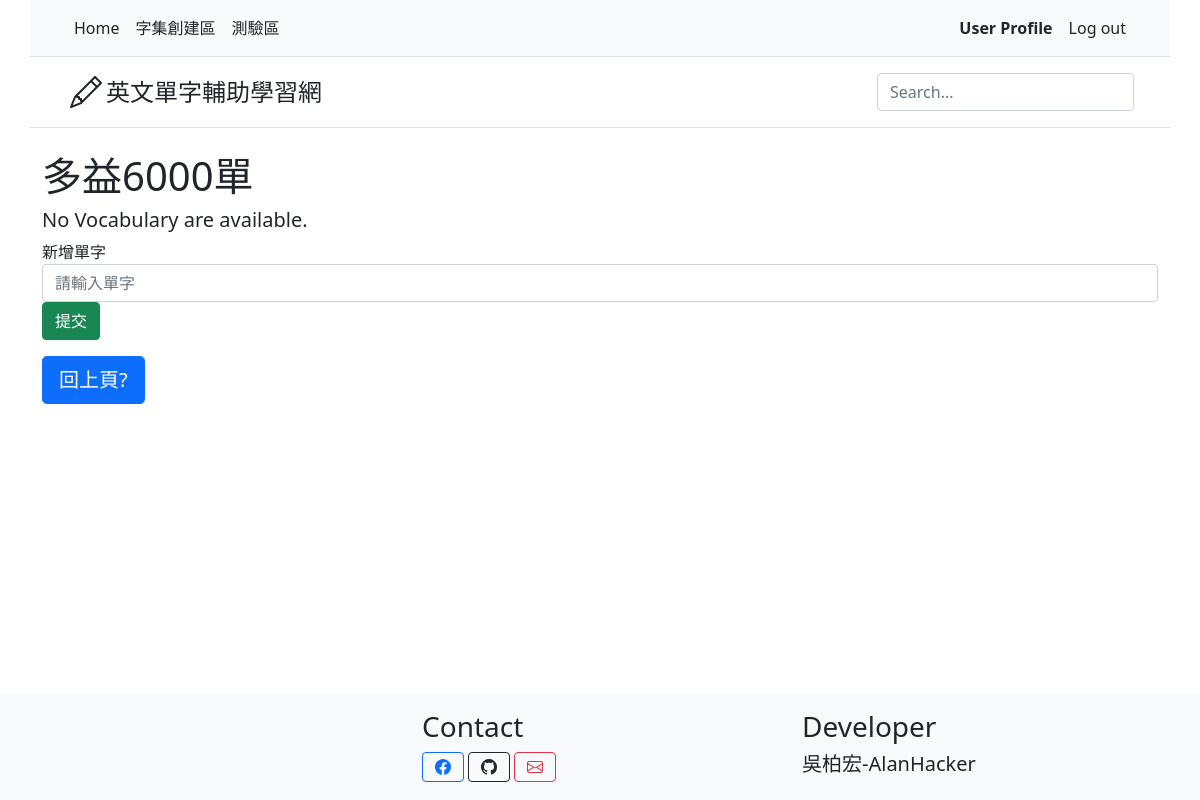
The app's page /words/WordEditor/voc/6/ (signed in), older data.
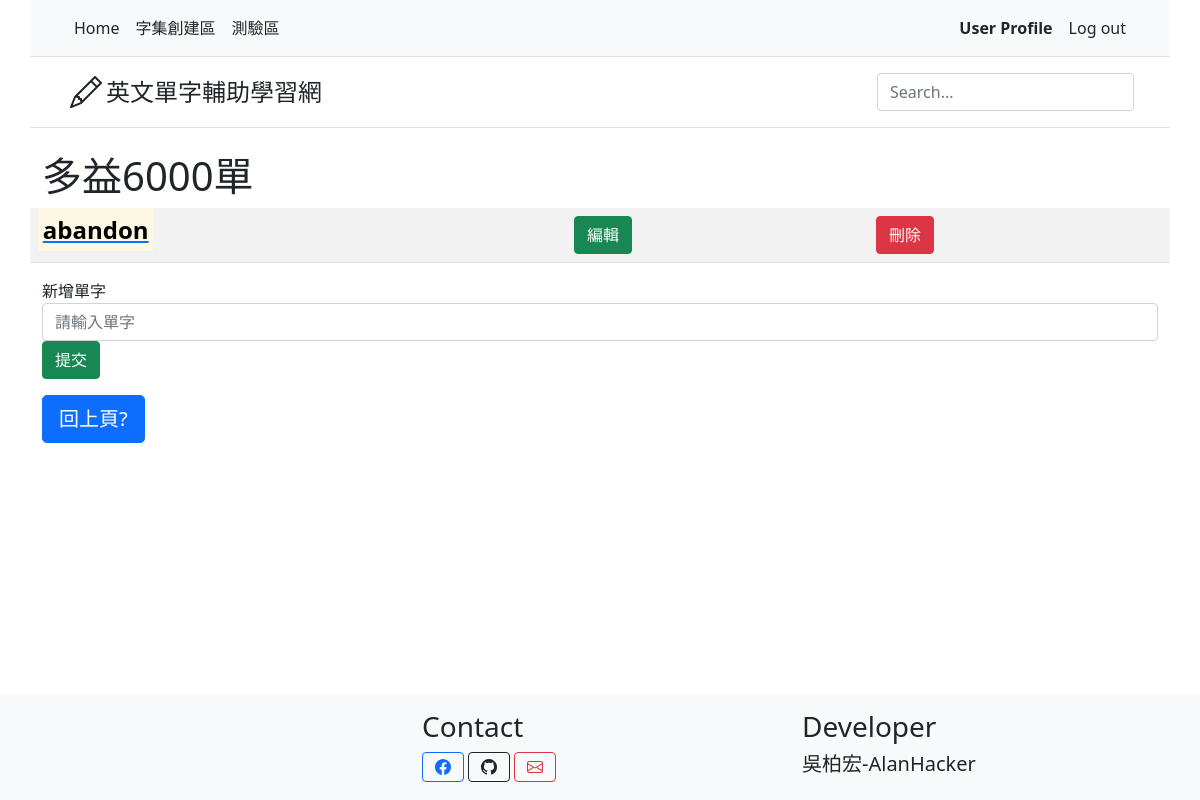
The same page, newer data.
### words/models.py (models this page shows, shortened)
class Vocabulary(models.Model):
    character_set = models.ForeignKey(CharacterSet, on_delete=models.CASCADE)
    english = models.CharField(max_length = 50)

### words/views.py (the view)
# urls.py: path('WordEditor/voc/<int:set_id>/', views.VocabularyEditor, name='VocabularyEditor'),
@login_required(login_url="Login")
def VocabularyEditor(request, set_id):
    object = get_object_or_404(CharacterSet, pk=set_id)
    Vocabulary_list = object.vocabulary_set.order_by('-pk')
    form = VocabularySetModelForm()
    context = {
        'Vocabulary_list': Vocabulary_list,
        'title': object.set_name,
        'Set_id': object.pk,
        'form': form
    }
    if request.user.is_authenticated:
        context['is_authenticated'] = request.user.is_authenticated
    return render(request, 'words/VocabularyEditor.html', context)

### words/forms.py
class VocabularySetModelForm(forms.ModelForm):
    class Meta:
        model = Vocabulary
        exclude = ['character_set']
        widgets = {
            'english': forms.TextInput(attrs={'class': 'form-control', 'placeholder': '請輸入單字', 'pattern': "[a-zA-Z]+$", 'title': '單字只可由英文大小寫組成'})
        }
        labels = {
            'english': '新增單字'
        }

### words/templates/words/VocabularyEditor.html (shortened to what this page needs)
{% extends 'base.html' %}
{% block reference %}
{% load static %}
{% endblock %}
{% block headmessage %}
<h1>{{title}}</h1>
{% endblock %}
{% block content %}
{% if Vocabulary_list %}
<table class="table table-striped table-hover">
	{% for Vocabulary in Vocabulary_list %}
	<tbody>
		<tr>
			<td><a href="{% url 'words:MeaningEditor' Vocabulary.pk %}"><h4><strong><mark>{{Vocabulary.english}}</mark></strong></h4></a></td>
			<td id = "{{ Vocabulary.pk }}"><button type = "button" class = "btn btn-success" onclick="editVoc(this);">編輯</button></td>
			<td id = "{{ Vocabulary.pk }}"><button type = "button" class = "btn btn-danger" onclick="delVoc(this);">刪除</button></td>
		</tr>
	</tbody>
	{% endfor %}
</table>
{% else %}
<h5>No Vocabulary are available.</h5>
{% endif %}
<form class = "form-inline" action="{% url 'words:AddVoc'%}" method="POST">
	<div class = "form-group">
		<label>{{ form.english.label }}</label>
		{{ form.english }}
	</div>
	<div class = "form-group">
		<button type="submit" class = "btn btn-success">提交</button>
	</div>
</form>
<p>
	<input type = "button" class = "btn btn-lg btn-primary" value="回上頁?" onclick="location.href='{% url 'words:CharacterSetEditor' %}'">
	{% endblock %}

Row changes from the older to the newer data that the page shows:
added Vocabulary: english "abandon"
Text that changed along with them:
text no longer shown: "No Vocabulary are available."
